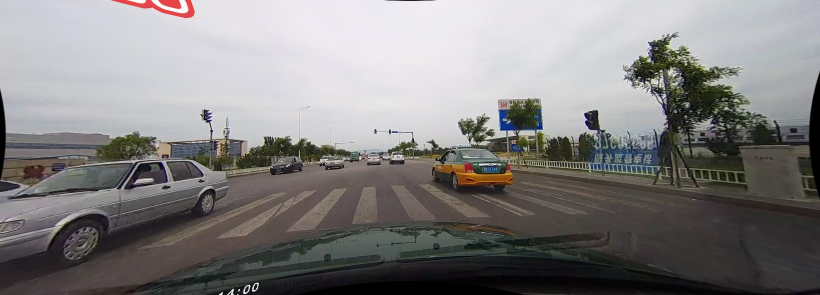
#> input picture 002-RONELD-Lane-Detection-main-02B101/kodlar/example/01020.jpg, 1640 x 590 px (shown at 1/2 size)
$ python edgefinder.py ../../002-RONELD-Lane-Detection-main-02B101/kodlar/example/01020.jpg
#> lines starting #> are read from the running program, lines starting #| are printed output that depends on the picture
import sys
import cv2
import numpy as np
import os

crop_size = 224

def crop_center_with_pixel(img,cropx,cropy):
    y,x= img.shape
    startx = x//2 - cropx//2
    starty = y//2 - cropy//2
    return img[starty:starty+cropy, startx:startx+cropx]


def crop_center_with_scale(img,scalex,scaley):
    y,x= img.shape
    cropx = int(x*scalex)
    cropy = int(y*scaley)
    return crop_center_with_pixel(img, cropx, cropy)

def find_act(img):
    img = img.astype(np.int32)
    kernel = np.ones((crop_size, crop_size), img.dtype)
    cnt = np.zeros((crop_size, crop_size), dtype = img.dtype)
    cnt = cv2.filter2D(img, -1, kernel, anchor=(0, 0))
    s = np.argmax(cnt)
    n, m = img.shape
    x = int(s/n)
    y = int(s%m)
    if x+crop_size>n:
        x = n-crop_size
    if y+crop_size>m:
        y = m-crop_size

    return x, y

def reverse_detector(img):
    circle_finder = EdgeFinder(img, filter_size=13, threshold1=50, threshold2=115)


class EdgeFinder:
    def __init__(self, image, filter_size=1, threshold1=0, threshold2=0, require_blur = False):
        self.image = image
        self._filter_size = filter_size
        self._threshold1 = threshold1
        self._threshold2 = threshold2
        self.require_blur = require_blur
        self._render()
    def threshold1(self):
        return self._threshold1

    def threshold2(self):
        return self._threshold2

    def filterSize(self):
        return self._filter_size

    def edgeImage(self):
        return self._edge_img

    def smoothedImage(self):
        return self._smoothed_img

    def _render(self):
        if self.require_blur:
            self._smoothed_img = cv2.GaussianBlur(self.image, (self._filter_size, self._filter_size), sigmaX=0, sigmaY=0)
        else:
            self._smoothed_img = self.image
        self._edge_img = cv2.Canny(self._smoothed_img, self._threshold1, self._threshold2)

def main():
    filename_in = sys.argv[1]

    (head, tail) = os.path.split(filename_in)
    (root, ext) = os.path.splitext(tail)

    filename_out = root + "-circle" + ext

    img = cv2.imread(filename_in, cv2.IMREAD_GRAYSCALE)
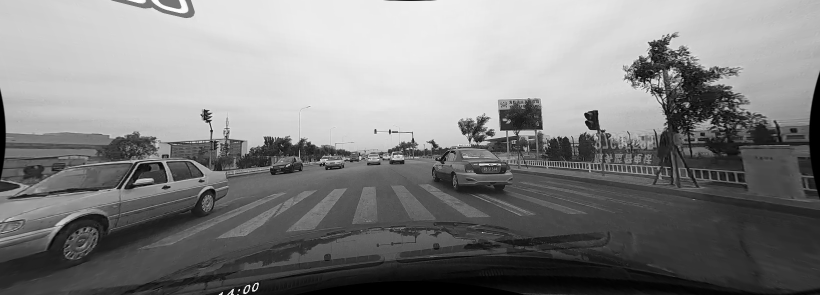
#> img: shape (590, 1640) (shown at 1/2 size); min 0, max 255, mean 129.4

    edge_finder = EdgeFinder(img, filter_size=13, threshold1=50, threshold2=115)
#> in _render, `self._edge_img = cv2.Canny(self._smoothed_img, self._threshold1, self...`:
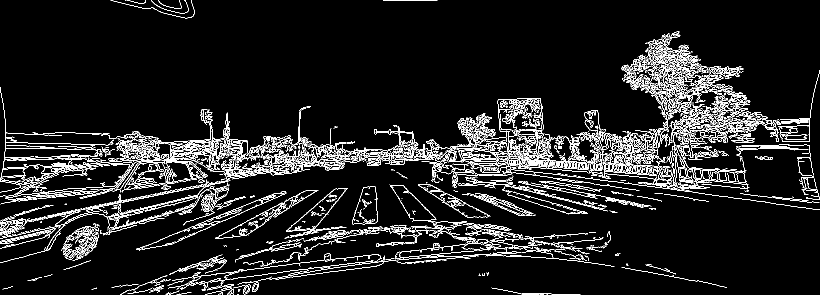
#> self._edge_img: shape (590, 1640) (shown at 1/2 size); 7.8% white in thin lines or dots

    cv2.imwrite(filename_out, edge_finder.edgeImage())

if __name__ == '__main__':
    main()
